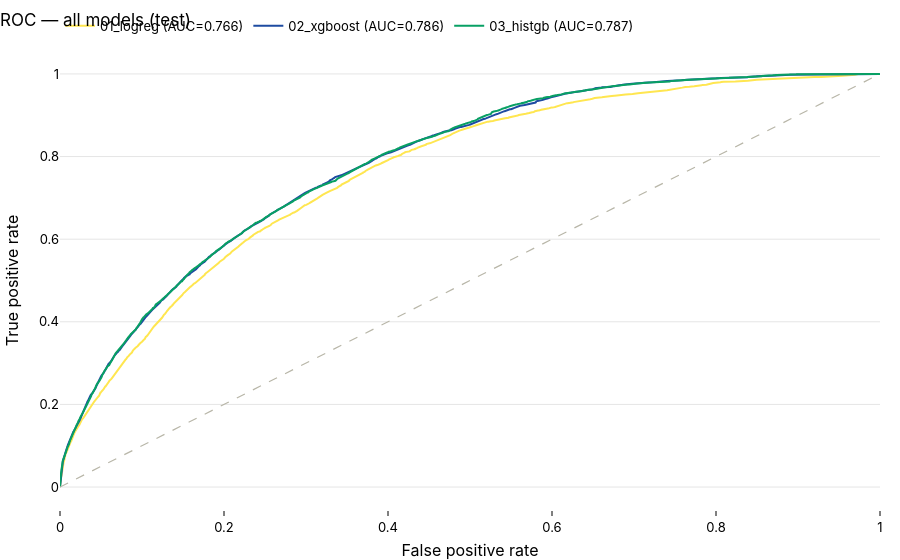
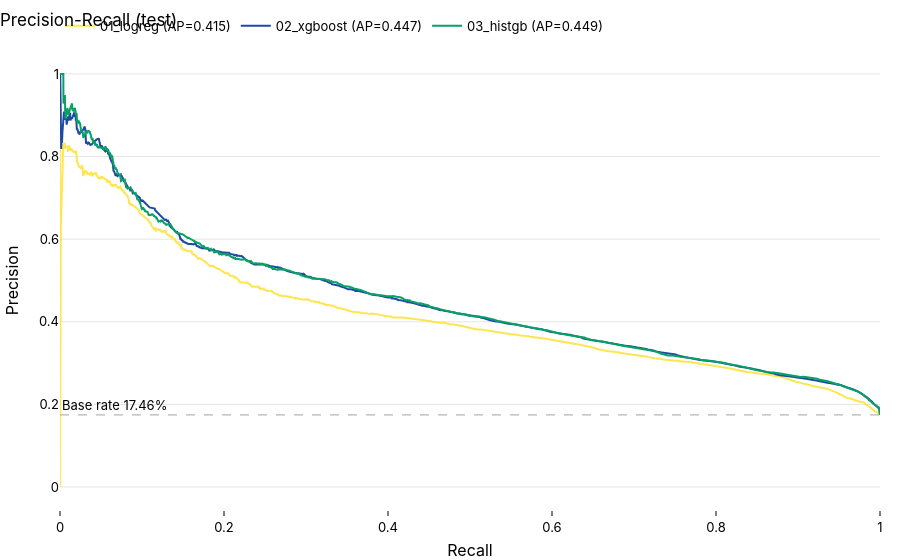
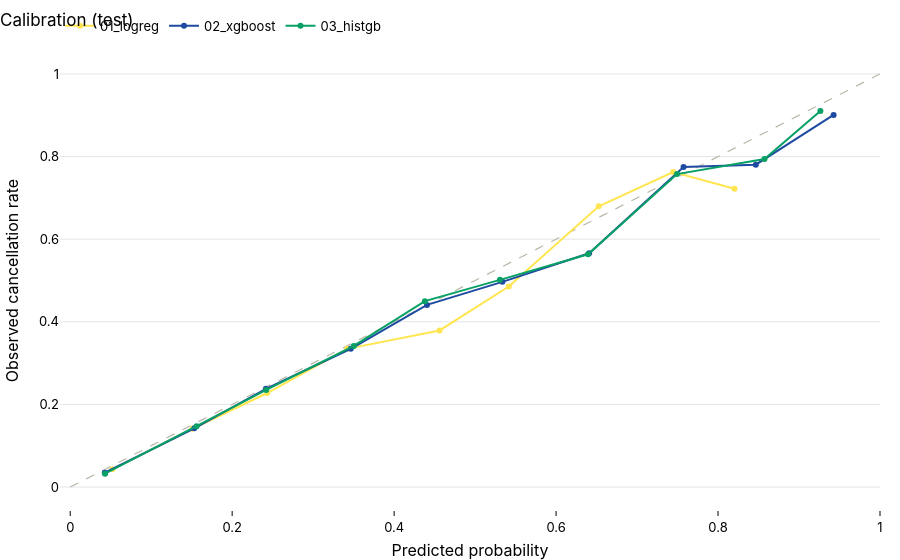

These figures' notebook cell, in order:
### Code cell
# =============================================================================
# §4 ROC, precision-recall and calibration curves
# =============================================================================
roc_curves, pr_curves, cal_curves = {}, {}, {}
for name, d in models.items():
    yt = d["y_true"].astype(int).to_numpy()
    yp = d["y_prob"].to_numpy()
    fpr, tpr, _ = roc_curve(yt, yp)
    roc_curves[name] = (fpr, tpr, roc_auc_score(yt, yp))
    prec, rec, _ = precision_recall_curve(yt, yp)
    pr_curves[name] = (rec, prec, average_precision_score(yt, yp))
    frac_pos, mean_pred = calibration_curve(yt, yp, n_bins=10)
    cal_curves[name] = (mean_pred, frac_pos)

P.roc_curve_fig(roc_curves, title="ROC - all models (test)").show()
P.pr_curve_fig(pr_curves, base_rate=base_rate, title="Precision-Recall (test)").show()
P.calibration_fig(cal_curves, title="Calibration (test)").show()

### Figure 1 — Plotly figure (JSON) as saved in the notebook; plotly's stock layout.template omitted (floating-point values rounded to 4 significant figures; data arrays with more than 128 entries replaced by an {"elided": "..."} marker saying what was removed)
{"data": [{"line": {"color": "#FFE650", "width": 2}, "mode": "lines", "name": "01_logreg (AUC=0.766)", "type": "scatter", "x": {"elided": "3936 float values"}, "y": {"elided": "3936 float values"}}, {"line": {"color": "#1E4BA1", "width": 2}, "mode": "lines", "name": "02_xgboost (AUC=0.786)", "type": "scatter", "x": {"elided": "5885 float values"}, "y": {"elided": "5885 float values"}}, {"line": {"color": "#08A064", "width": 2}, "mode": "lines", "name": "03_histgb (AUC=0.787)", "type": "scatter", "x": {"elided": "7410 float values"}, "y": {"elided": "7410 float values"}}, {"line": {"color": "#B8B6A8", "dash": "dash", "width": 1.2}, "mode": "lines", "showlegend": false, "type": "scatter", "x": [0, 1], "y": [0, 1]}], "layout": {"title": {"text": "ROC — all models (test)"}, "xaxis": {"title": {"text": "False positive rate"}}, "yaxis": {"title": {"text": "True positive rate"}}}}

### Figure 2 — Plotly figure (JSON) as saved in the notebook; plotly's stock layout.template omitted (floating-point values rounded to 4 significant figures; data arrays with more than 128 entries replaced by an {"elided": "..."} marker saying what was removed)
{"data": [{"line": {"color": "#FFE650", "width": 2}, "mode": "lines", "name": "01_logreg (AP=0.415)", "type": "scatter", "x": {"elided": "4911 float values"}, "y": {"elided": "4911 float values"}}, {"line": {"color": "#1E4BA1", "width": 2}, "mode": "lines", "name": "02_xgboost (AP=0.447)", "type": "scatter", "x": {"elided": "7723 float values"}, "y": {"elided": "7723 float values"}}, {"line": {"color": "#08A064", "width": 2}, "mode": "lines", "name": "03_histgb (AP=0.449)", "type": "scatter", "x": {"elided": "10332 float values"}, "y": {"elided": "10332 float values"}}], "layout": {"annotations": [{"showarrow": false, "text": "Base rate 17.46%", "x": 0, "xanchor": "left", "xref": "x domain", "y": 0.1746, "yanchor": "bottom", "yref": "y"}], "shapes": [{"line": {"color": "#B8B6A8", "dash": "dash", "width": 1.2}, "type": "line", "x0": 0, "x1": 1, "xref": "x domain", "y0": 0.1746, "y1": 0.1746, "yref": "y"}], "title": {"text": "Precision-Recall (test)"}, "xaxis": {"title": {"text": "Recall"}}, "yaxis": {"title": {"text": "Precision"}}}}

### Figure 3 — Plotly figure (JSON) as saved in the notebook; plotly's stock layout.template omitted (floating-point values rounded to 4 significant figures)
{"data": [{"line": {"color": "#B8B6A8", "dash": "dash", "width": 1.2}, "mode": "lines", "showlegend": false, "type": "scatter", "x": [0, 1], "y": [0, 1]}, {"line": {"color": "#FFE650", "width": 2}, "mode": "lines+markers", "name": "01_logreg", "type": "scatter", "x": [0.05199, 0.1511, 0.2433, 0.342, 0.4561, 0.5416, 0.6527, 0.7446, 0.8203], "y": [0.04303, 0.141, 0.2277, 0.3346, 0.3791, 0.4854, 0.6795, 0.7626, 0.7222]}, {"line": {"color": "#1E4BA1", "width": 2}, "mode": "lines+markers", "name": "02_xgboost", "type": "scatter", "x": [0.04264, 0.1532, 0.2417, 0.3465, 0.4406, 0.5337, 0.6408, 0.7574, 0.8466, 0.9427], "y": [0.0346, 0.1421, 0.2377, 0.3347, 0.4409, 0.4968, 0.5659, 0.7746, 0.7803, 0.9009]}, {"line": {"color": "#08A064", "width": 2}, "mode": "lines+markers", "name": "03_histgb", "type": "scatter", "x": [0.04299, 0.1561, 0.2421, 0.3502, 0.438, 0.5306, 0.6395, 0.7493, 0.8574, 0.9264], "y": [0.03247, 0.1471, 0.235, 0.3417, 0.45, 0.5016, 0.5635, 0.7576, 0.7939, 0.9106]}], "layout": {"title": {"text": "Calibration (test)"}, "xaxis": {"title": {"text": "Predicted probability"}}, "yaxis": {"title": {"text": "Observed cancellation rate"}}}}
